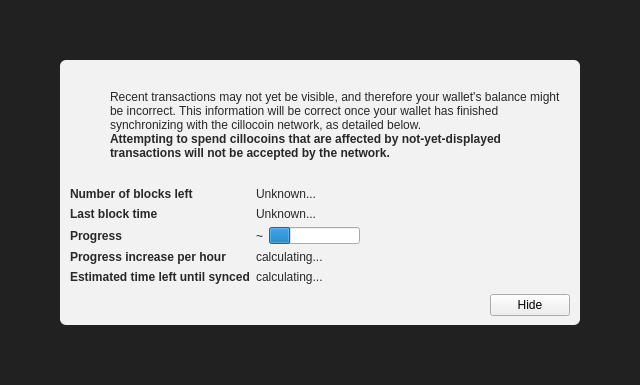
<?xml version="1.0" encoding="UTF-8"?>
<ui version="4.0">
 <class>ModalOverlay</class>
 <widget class="ModalOverlay" name="ModalOverlay">
  <property name="geometry">
   <rect>
    <x>0</x>
    <y>0</y>
    <width>640</width>
    <height>385</height>
   </rect>
  </property>
  <property name="windowTitle">
   <string>Form</string>
  </property>
  <layout class="QVBoxLayout" name="verticalLayout" stretch="0">
   <property name="sizeConstraint">
    <enum>QLayout::SetDefaultConstraint</enum>
   </property>
   <property name="leftMargin">
    <number>0</number>
   </property>
   <property name="topMargin">
    <number>0</number>
   </property>
   <property name="rightMargin">
    <number>0</number>
   </property>
   <property name="bottomMargin">
    <number>0</number>
   </property>
   <item>
    <widget class="QWidget" name="bgWidget" native="true">
     <property name="styleSheet">
      <string notr="true">#bgWidget { background: rgba(0,0,0,220); }</string>
     </property>
     <layout class="QVBoxLayout" name="verticalLayoutMain" stretch="1">
      <property name="leftMargin">
       <number>60</number>
      </property>
      <property name="topMargin">
       <number>60</number>
      </property>
      <property name="rightMargin">
       <number>60</number>
      </property>
      <property name="bottomMargin">
       <number>60</number>
      </property>
      <item>
       <widget class="QWidget" name="contentWidget" native="true">
        <property name="styleSheet">
         <string notr="true">#contentWidget { background: rgba(255,255,255,240); border-radius: 6px; }

QLabel { color: rgb(40,40,40);  }</string>
        </property>
        <layout class="QVBoxLayout" name="verticalLayoutSub" stretch="1,0,0,0">
         <property name="spacing">
          <number>0</number>
         </property>
         <property name="leftMargin">
          <number>10</number>
         </property>
         <property name="topMargin">
          <number>10</number>
         </property>
         <property name="rightMargin">
          <number>10</number>
         </property>
         <property name="bottomMargin">
          <number>10</number>
         </property>
         <item>
          <layout class="QHBoxLayout" name="horizontalLayoutIconText" stretch="0,1">
           <property name="topMargin">
            <number>20</number>
           </property>
           <item>
            <layout class="QVBoxLayout" name="verticalLayoutIcon">
             <property name="leftMargin">
              <number>0</number>
             </property>
             <item>
              <widget class="QPushButton" name="warningIcon">
               <property name="enabled">
                <bool>false</bool>
               </property>
               <property name="text">
                <string/>
               </property>
               <property name="icon">
                <iconset>
                 <normaloff>:/icons/warning</normaloff>
                 <disabledoff>:/icons/warning</disabledoff>:/icons/warning</iconset>
               </property>
               <property name="iconSize">
                <size>
                 <width>48</width>
                 <height>48</height>
                </size>
               </property>
               <property name="flat">
                <bool>true</bool>
               </property>
              </widget>
             </item>
             <item>
              <spacer name="verticalSpacerWarningIcon">
               <property name="orientation">
                <enum>Qt::Vertical</enum>
               </property>
               <property name="sizeHint" stdset="0">
                <size>
                 <width>20</width>
                 <height>40</height>
                </size>
               </property>
              </spacer>
             </item>
            </layout>
           </item>
           <item>
            <layout class="QVBoxLayout" name="verticalLayoutInfoText">
             <property name="leftMargin">
              <number>0</number>
             </property>
             <property name="topMargin">
              <number>0</number>
             </property>
             <item>
              <widget class="QLabel" name="infoText">
               <property name="text">
                <string>Recent transactions may not yet be visible, and therefore your wallet's balance might be incorrect. This information will be correct once your wallet has finished synchronizing with the cillocoin network, as detailed below.</string>
               </property>
               <property name="textFormat">
                <enum>Qt::RichText</enum>
               </property>
               <property name="wordWrap">
                <bool>true</bool>
               </property>
              </widget>
             </item>
             <item>
              <widget class="QLabel" name="infoTextStrong">
               <property name="font">
                <font>
                 <weight>75</weight>
                 <bold>true</bold>
                </font>
               </property>
               <property name="text">
                <string>Attempting to spend cillocoins that are affected by not-yet-displayed transactions will not be accepted by the network.</string>
               </property>
               <property name="textFormat">
                <enum>Qt::RichText</enum>
               </property>
               <property name="wordWrap">
                <bool>true</bool>
               </property>
              </widget>
             </item>
             <item>
              <spacer name="verticalSpacerInTextSpace">
               <property name="orientation">
                <enum>Qt::Vertical</enum>
               </property>
               <property name="sizeHint" stdset="0">
                <size>
                 <width>20</width>
                 <height>40</height>
                </size>
               </property>
              </spacer>
             </item>
            </layout>
           </item>
          </layout>
         </item>
         <item>
          <spacer name="verticalSpacerAfterText">
           <property name="orientation">
            <enum>Qt::Vertical</enum>
           </property>
           <property name="sizeHint" stdset="0">
            <size>
             <width>20</width>
             <height>40</height>
            </size>
           </property>
          </spacer>
         </item>
         <item>
          <layout class="QFormLayout" name="formLayout">
           <property name="fieldGrowthPolicy">
            <enum>QFormLayout::FieldsStayAtSizeHint</enum>
           </property>
           <property name="horizontalSpacing">
            <number>6</number>
           </property>
           <property name="verticalSpacing">
            <number>6</number>
           </property>
           <property name="topMargin">
            <number>10</number>
           </property>
           <item row="0" column="0">
            <widget class="QLabel" name="labelNumberOfBlocksLeft">
             <property name="font">
              <font>
               <weight>75</weight>
               <bold>true</bold>
              </font>
             </property>
             <property name="text">
              <string>Number of blocks left</string>
             </property>
            </widget>
           </item>
           <item row="0" column="1">
            <widget class="QLabel" name="numberOfBlocksLeft">
             <property name="text">
              <string>Unknown...</string>
             </property>
            </widget>
           </item>
           <item row="1" column="0">
            <widget class="QLabel" name="labelLastBlockTime">
             <property name="font">
              <font>
               <weight>75</weight>
               <bold>true</bold>
              </font>
             </property>
             <property name="text">
              <string>Last block time</string>
             </property>
            </widget>
           </item>
           <item row="1" column="1">
            <widget class="QLabel" name="newestBlockDate">
             <property name="sizePolicy">
              <sizepolicy hsizetype="Maximum" vsizetype="Preferred">
               <horstretch>0</horstretch>
               <verstretch>0</verstretch>
              </sizepolicy>
             </property>
             <property name="text">
              <string>Unknown...</string>
             </property>
            </widget>
           </item>
           <item row="2" column="0">
            <widget class="QLabel" name="labelSyncDone">
             <property name="font">
              <font>
               <weight>75</weight>
               <bold>true</bold>
              </font>
             </property>
             <property name="text">
              <string>Progress</string>
             </property>
            </widget>
           </item>
           <item row="2" column="1">
            <layout class="QHBoxLayout" name="horizontalLayoutSync" stretch="0,1">
             <item>
              <widget class="QLabel" name="percentageProgress">
               <property name="text">
                <string notr="true">~</string>
               </property>
              </widget>
             </item>
             <item>
              <widget class="QProgressBar" name="progressBar">
               <property name="value">
                <number>24</number>
               </property>
               <property name="format">
                <string/>
               </property>
              </widget>
             </item>
            </layout>
           </item>
           <item row="4" column="0">
            <widget class="QLabel" name="labelProgressIncrease">
             <property name="font">
              <font>
               <weight>75</weight>
               <bold>true</bold>
              </font>
             </property>
             <property name="text">
              <string>Progress increase per hour</string>
             </property>
            </widget>
           </item>
           <item row="4" column="1">
            <widget class="QLabel" name="progressIncreasePerH">
             <property name="text">
              <string>calculating...</string>
             </property>
            </widget>
           </item>
           <item row="5" column="0">
            <widget class="QLabel" name="labelEstimatedTimeLeft">
             <property name="font">
              <font>
               <weight>75</weight>
               <bold>true</bold>
              </font>
             </property>
             <property name="text">
              <string>Estimated time left until synced</string>
             </property>
            </widget>
           </item>
           <item row="5" column="1">
            <widget class="QLabel" name="expectedTimeLeft">
             <property name="text">
              <string>calculating...</string>
             </property>
            </widget>
           </item>
          </layout>
         </item>
         <item>
          <layout class="QHBoxLayout" name="horizontalLayoutButtons">
           <property name="leftMargin">
            <number>10</number>
           </property>
           <property name="topMargin">
            <number>10</number>
           </property>
           <item>
            <spacer name="horizontalSpacer">
             <property name="orientation">
              <enum>Qt::Horizontal</enum>
             </property>
             <property name="sizeHint" stdset="0">
              <size>
               <width>40</width>
               <height>20</height>
              </size>
             </property>
            </spacer>
           </item>
           <item>
            <widget class="QPushButton" name="closeButton">
             <property name="text">
              <string>Hide</string>
             </property>
            </widget>
           </item>
          </layout>
         </item>
        </layout>
       </widget>
      </item>
     </layout>
    </widget>
   </item>
  </layout>
 </widget>
 <customwidgets>
  <customwidget>
   <class>ModalOverlay</class>
   <extends>QWidget</extends>
   <header>qt/modaloverlay.h</header>
   <container>1</container>
  </customwidget>
 </customwidgets>
 <resources/>
 <connections/>
</ui>
